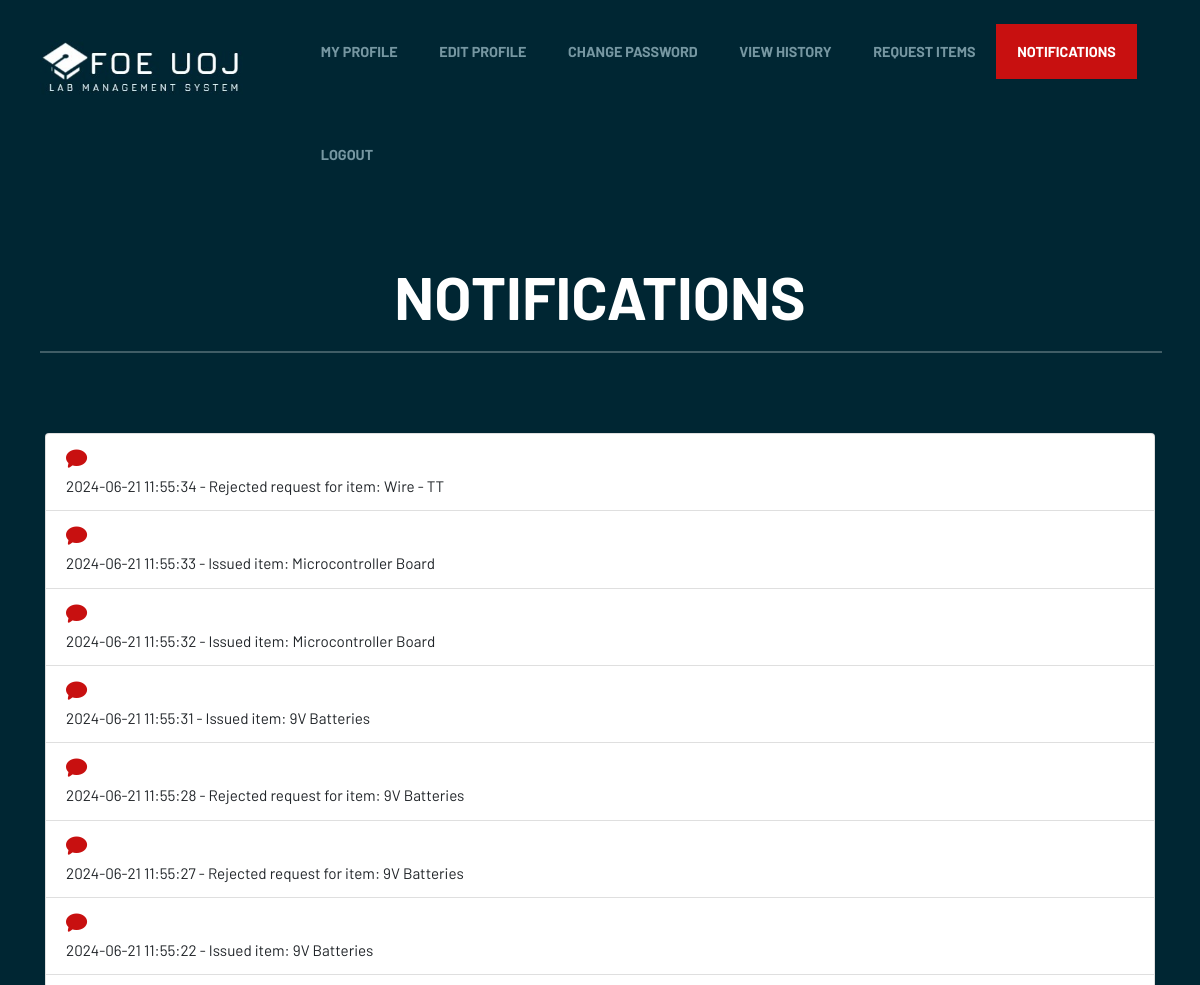
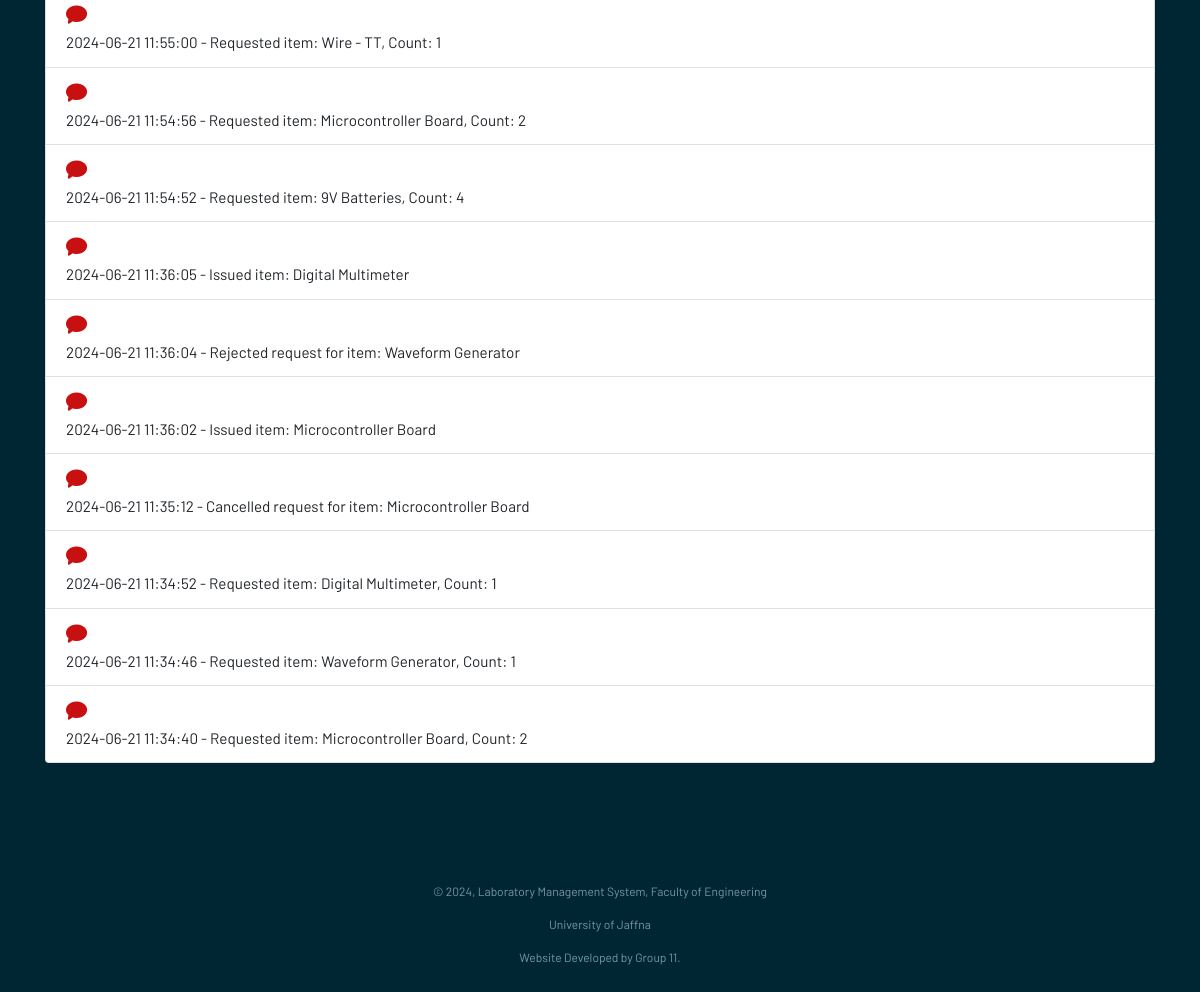
Page /FOE_LMS/student/notifications.php (signed in) on the committed database (2 pictures, top to bottom).
### tables this page shows
CREATE TABLE `notifications` (
  `id` int(11) NOT NULL,
  `student_id` int(11) DEFAULT NULL,
  `message` varchar(255) DEFAULT NULL,
  `created_at` timestamp NOT NULL DEFAULT current_timestamp()
);

### FOE_LMS/student/notifications.php (the view, shortened to what this page needs)
<?php
$connection = mysqli_connect("localhost", "root", "", "lab");
$student_email = $_SESSION['email'];
$queryStudentId = "SELECT student_id FROM Student WHERE email = '$student_email'";
$resultStudentId = mysqli_query($connection, $queryStudentId);
$rowStudentId = mysqli_fetch_assoc($resultStudentId);
$student_id = $rowStudentId['student_id'];
$queryNotifications = "SELECT * FROM notifications WHERE student_id = $student_id ORDER BY created_at DESC";
$resultNotifications = mysqli_query($connection, $queryNotifications);
?>
<!DOCTYPE html>
<html lang="en-US">
<head>
      <link rel="stylesheet" href="../assets/css/components.css">
      <link rel="stylesheet" href="../assets/css/icons.css">
      <link rel="stylesheet" href="../assets/css/responsee.css">
      <link rel="stylesheet" href="../assets/owl-carousel/owl.carousel.css">
      <link rel="stylesheet" href="../assets/owl-carousel/owl.theme.css">
      <link rel="stylesheet" href="../assets/css/template-style.css">
      <link href="https://cdn.jsdelivr.net/npm/bootstrap@5.3.0-alpha1/dist/css/bootstrap.min.css" rel="stylesheet">
      <link href="https://cdnjs.cloudflare.com/ajax/libs/font-awesome/5.15.4/css/all.min.css" rel="stylesheet">
      <link rel="stylesheet" type="text/css" href="https://stackpath.bootstrapcdn.com/bootstrap/4.4.1/css/bootstrap.min.css">
   </head>
    <body class="size-1520 primary-color-red background-dark">
      <header class="grid">
        <nav class="s-12 grid background-none background-primary-hightlight">
           <a href="student_dashboard.php" class="m-12 l-3 padding-2x logo">
           <img src="../assets/img/logo.jpg">
           </a>
           <div class="top-nav s-12 l-9">
              <ul class="top-ul right chevron">
              <li><a href="student_dashboard.php">My Profile</a></li>
                <li><a href="edit_profile.php">Edit Profile</a></li>
                <li><a href="change_password.php">Change Password</a></li>
                <li><a href="view_history.php">View History</a></li>
                <li><a href="request_item.php">Request Items</a></li>
                <li><a href="notifications.php">Notifications</a></li>
                <li><a href="#" onclick="confirmLogout()">Logout</a></li>
              </ul>
           </div>
        </nav>
      </header>
      <head>
    </head>
    <body class="size-1520 primary-color-red background-dark">
    <main role="main">
        <header class="grid">
            <div class="s-12 padding-2x">
                <h1 class="text-strong text-white text-center center text-size-60 text-uppercase margin-bottom-20">Notifications</h1>
                <hr style="border: 1px solid white; width: 100%;">
            </div>
        </header>
        <div class="container">
            <div class="row mt-4">
                <div class="col-md-12">
                    <ul class="list-group">
                        <?php
                        while ($row = mysqli_fetch_assoc($resultNotifications)) {
                            echo "<li class='list-group-item'>";
                            echo '<span><i class="icon-message text-size-20 text-red center "></i> ' . $row['created_at'] . ' - ' . $row['message'] . '</span>';
                            echo "</li>";
                        }
                        ?>
                    </ul>
                </div>
            </div>
        </div>
    </main>
    <footer>
    <br>
    <br>
    <br>
    <br>
    <br>
<div class="s-12 text-center margin-bottom">
             <p class="text-size-12">© 2024, Laboratory Management System, Faculty of Engineering</p>
             <p class="text-size-12">University of Jaffna</p>
             <p class="text-size-12">Website Developed by Group 11.</p>
           </div>
       </footer>
    </body>
 </html>

### FOE_LMS/assets/css/responsee.css (style rules this page uses)
* { -webkit-box-sizing:border-box; -moz-box-sizing:border-box; box-sizing:border-box; margin:0; }
body { background:none repeat scroll 0 0 #eeeeee; font-size:16px; font-family:"Open Sans",Arial,sans-serif; color:#444; }
h1,h2,h3,h4,h5,h6 { color:#152732; font-weight: normal; line-height: 1.3; margin:0.5rem 0; }
h1 { font-size:2.7rem; }
a, a:link, a:visited, a:hover, a:active { text-decoration:none; color:#9BB800; transition:color 0.20s linear 0s; -o-transition:color 0.20s linear 0s; -ms-transition:color 0.20s linear 0s; -moz-transition:color 0.20s linear 0s; -webkit-transition:color 0.20s linear 0s; }
p,li,dl,blockquote,table,kbd { font-size: 0.85rem; line-height: 1.6; }
.text-center { text-align:center!important; }
img { border:0; display:block; height:auto; max-width:100%; width:auto; }
.grid { display:grid; grid-template-columns:repeat(12, 1fr); width:100%; margin:0 auto; }
hr { border: 0; border-top: 1px solid #e5e5e5; clear:both; height:0; margin:2.5rem auto; }
li { padding:0; }
ul,ol { padding-left:1.25rem; }
.size-1520 .line,.size-1520 .grid { max-width:95rem; }
nav { display:block; width:100%; background:#152732; }
.line::after, nav::after, .center::after, .box::after, .margin::after, .margin2x::after, .grid.full::after { clear:both; content: "."; display:block; height:0; line-height:0; overflow:hidden; visibility:hidden; }
.top-nav ul { padding:0; }
.top-nav li { float:left; list-style:none outside none; cursor:pointer; }
.top-nav li a { color:#fff; display:block; font-size:1rem; padding:1.25rem; }
.top-nav .active-item a { background:#2b4c61; }
.aside-nav a,.aside-nav a:link,.aside-nav a:visited,.aside-nav li > ul,.top-nav a,.top-nav a:link,.top-nav a:visited { transition:background 0.20s linear 0s; -o-transition:background 0.20s linear 0s; -ms-transition:background 0.20s linear 0s; -moz-transition:background 0.20s linear 0s; -webkit-transition:background 0.20s linear 0s; }
.margin-bottom { margin-bottom:1.25rem!important; }
.s-1,.s-2,.s-five,.s-3,.s-4,.s-5,.s-6,.s-7,.s-8,.s-9,.s-10,.s-11,.s-12,.m-1,.m-2,.m-five,.m-3,.m-4,.m-5,.m-6,.m-7,.m-8,.m-9,.m-10,.m-11,.m-12,.l-1,.l-2,.l-five,.l-3,.l-4,.l-5,.l-6,.l-7,.l-8,.l-9,.l-10,.l-11,.l-12,.xl-1,.xl-2,.xl-five,.xl-3,.xl-4,.xl-5,.xl-6,.xl-7,.xl-8,.xl-9,.xl-10,.xl-11,.xl-12,.xxl-1,.xxl-2,.xxl-five,.xxl-3,.xxl-4,.xxl-5,.xxl-6,.xxl-7,.xxl-8,.xxl-9,.xxl-10,.xxl-11,.xxl-12 { float:left; position:static; }
.s-12, .grid .s-12.center { width:100% }
.grid .s-12 { grid-column:span 12; }
.m-12, .grid .m-12.center { width:100% }
.grid .m-12 { grid-column:span 12; }
.l-3, .grid .l-3.center { width:25%; }
.l-9, .grid .l-9.center { width:75%; }
.grid .l-3 { grid-column:span 3; }
.grid .l-9 { grid-column:span 9; }
.right { float:right; }
@media screen and (max-width:1366px) { .size-960,.size-1140,.size-1280,.size-1520 { max-width:1366px; } }
.grid .s-1,.grid .s-2,.grid .s-five,.grid .s-3,.grid .s-4,.grid .s-5,.grid .s-6,.grid .s-7,.grid .s-8,.grid .s-9,.grid .s-10,.grid .s-11,.grid .s-12,.grid .m-1,.grid .m-2,.grid .m-five,.grid .m-3,.grid .m-4,.grid .m-5,.grid .m-6,.grid .m-7,.grid .m-8,.grid .m-9,.grid .m-10,.grid .m-11,.grid .m-12,.grid .l-1,.grid .l-2,.grid .l-five,.grid .l-3,.grid .l-4,.grid .l-5,.grid .l-6,.grid .l-7,.grid .l-8,.grid .l-9,.grid .l-10,.grid .l-11,.grid .l-12,.grid .xl-1,.grid .xl-2,.grid .xl-five,.grid .xl-3,.grid .xl-4,.grid .xl-5,.grid .xl-6,.grid .xl-7,.grid .xl-8,.grid .xl-9,.grid .xl-10,.grid .xl-11,.grid .xl-12,.grid .xxl-1,.grid .xxl-2,.grid .xxl-five,.grid .xxl-3,.grid .xxl-4,.grid .xxl-5,.grid .xxl-6,.grid .xxl-7,.grid .xxl-8,.grid .xxl-9,.grid .xxl-10,.grid .xxl-11,.grid .xxl-12 { float:none; width:auto; }
.center { float:none; margin:0 auto; display:block; }
.grid .center { justify-self:center; margin:auto; grid-column:1 / -1; }
.grid .grid { padding:0; width:100%; }

### rows in the picture
notifications: created_at "2024-06-21 11:55:34", message "Rejected request for item: Wire - TT"
notifications: created_at "2024-06-21 11:55:33", message "Issued item: Microcontroller Board"
notifications: created_at "2024-06-21 11:55:32", message "Issued item: Microcontroller Board"
notifications: created_at "2024-06-21 11:55:31", message "Issued item: 9V Batteries"
notifications: created_at "2024-06-21 11:55:28", message "Rejected request for item: 9V Batteries"
notifications: created_at "2024-06-21 11:55:27", message "Rejected request for item: 9V Batteries"
notifications: created_at "2024-06-21 11:55:22", message "Issued item: 9V Batteries"
notifications: created_at "2024-06-21 11:55:00", message "Requested item: Wire - TT, Count: 1"
notifications: created_at "2024-06-21 11:54:56", message "Requested item: Microcontroller Board, Count: 2"
notifications: created_at "2024-06-21 11:54:52", message "Requested item: 9V Batteries, Count: 4"
notifications: created_at "2024-06-21 11:36:05", message "Issued item: Digital Multimeter"
notifications: created_at "2024-06-21 11:36:04", message "Rejected request for item: Waveform Generator"
notifications: created_at "2024-06-21 11:36:02", message "Issued item: Microcontroller Board"
notifications: created_at "2024-06-21 11:35:12", message "Cancelled request for item: Microcontroller Board"
notifications: created_at "2024-06-21 11:34:52", message "Requested item: Digital Multimeter, Count: 1"
notifications: created_at "2024-06-21 11:34:46", message "Requested item: Waveform Generator, Count: 1"
notifications: created_at "2024-06-21 11:34:40", message "Requested item: Microcontroller Board, Count: 2"
